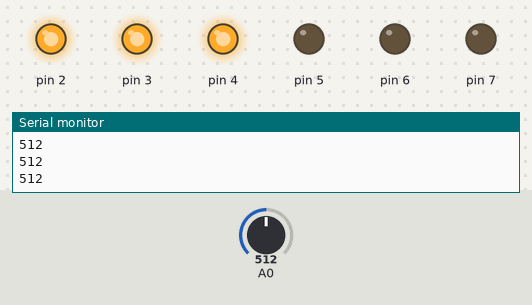
The sketch below on a simulated Arduino Uno, built with avr-gcc and run on an emulated ATmega328P. Parts: output pins drawn as LEDs (lit = HIGH), the last lines printed to the serial monitor. The test bench sets the inputs (shaded band); at power-on: A0 = 512.

Above: at 1.2 s.
1.3 s: A0 set to 665
2.8 s: A0 set to 691
At 4.0 s:
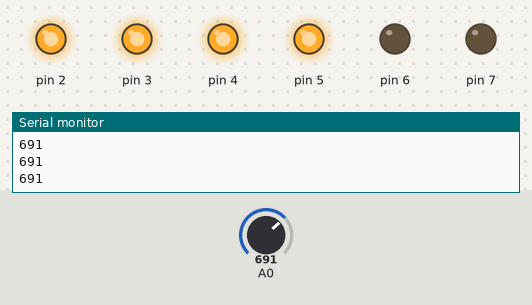
4.3 s: A0 set to 832
5.8 s: A0 set to 862
At 6.5 s:
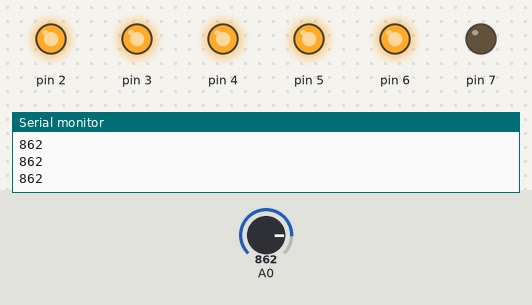
7.3 s: A0 set to 1012
8.8 s: A0 set to 1021
At 10.1 s:
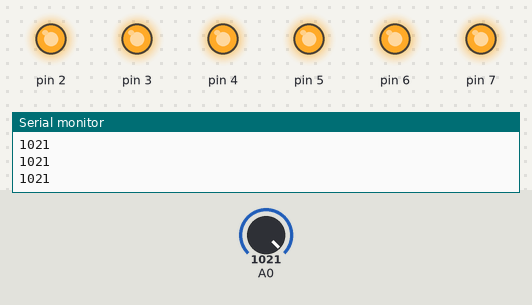
Timing chart, 0 to 11.3 s (numbered marks = the images above; inputs shaded):
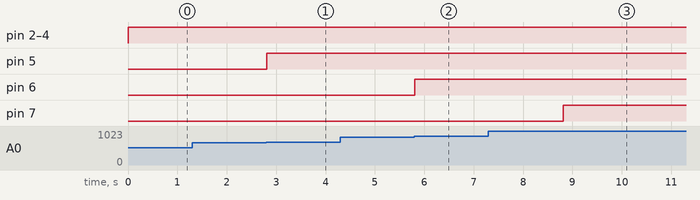

Measured:
- the behaviour switches between 680 and 681 on A0 (found by bisection; images 0 and 1)
- the behaviour switches between 850 and 851 on A0 (found by bisection; images 1 and 2)
- the behaviour switches between 1020 and 1021 on A0 (found by bisection; images 2 and 3)
- after the input at 2.8 s, pin 5: LOW → HIGH at once
- after the input at 5.8 s, pin 6: LOW → HIGH at once
- after the input at 8.8 s, pin 7: LOW → HIGH at once

The sketch:

coincode_lights.ino
```cpp
void setup(){

  // initialize the LED pins as an output:
  pinMode (2, OUTPUT);
  pinMode (3, OUTPUT);
  pinMode (4, OUTPUT);
  pinMode (5, OUTPUT);
  pinMode (6, OUTPUT);
  pinMode (7, OUTPUT);

  Serial.begin (9600); // initialize serial communications:
}

void loop (){

  // read the value of the dial:
  int analogValue = analogRead (A0);

  // print the analog value:
  Serial.println (analogValue);

 // if the analog value is high enough, turn on the LED:
  if (analogValue > 170){
  digitalWrite(2, HIGH);
} else {
  digitalWrite(2, LOW);
}
 // if the analog value is high enough, turn on the LED:
if (analogValue > 340){
  digitalWrite(3, HIGH);
} else {
  digitalWrite(3, LOW);
}
// if the analog value is high enough, turn on the LED:
if (analogValue > 510){
  digitalWrite(4, HIGH);
} else {
  digitalWrite(4, LOW);
}
// if the analog value is high enough, turn on the LED:
if (analogValue > 680){
  digitalWrite(5, HIGH);
} else {
  digitalWrite(5, LOW);
}
// if the analog value is high enough, turn on the LED:
if (analogValue > 850){
  digitalWrite(6, HIGH);
} else {
  digitalWrite(6, LOW);
}
// if the analog value is high enough, turn on the LED:
if (analogValue > 1020){
  digitalWrite(7, HIGH);
} else {
  digitalWrite(7, LOW);
}

}
```
